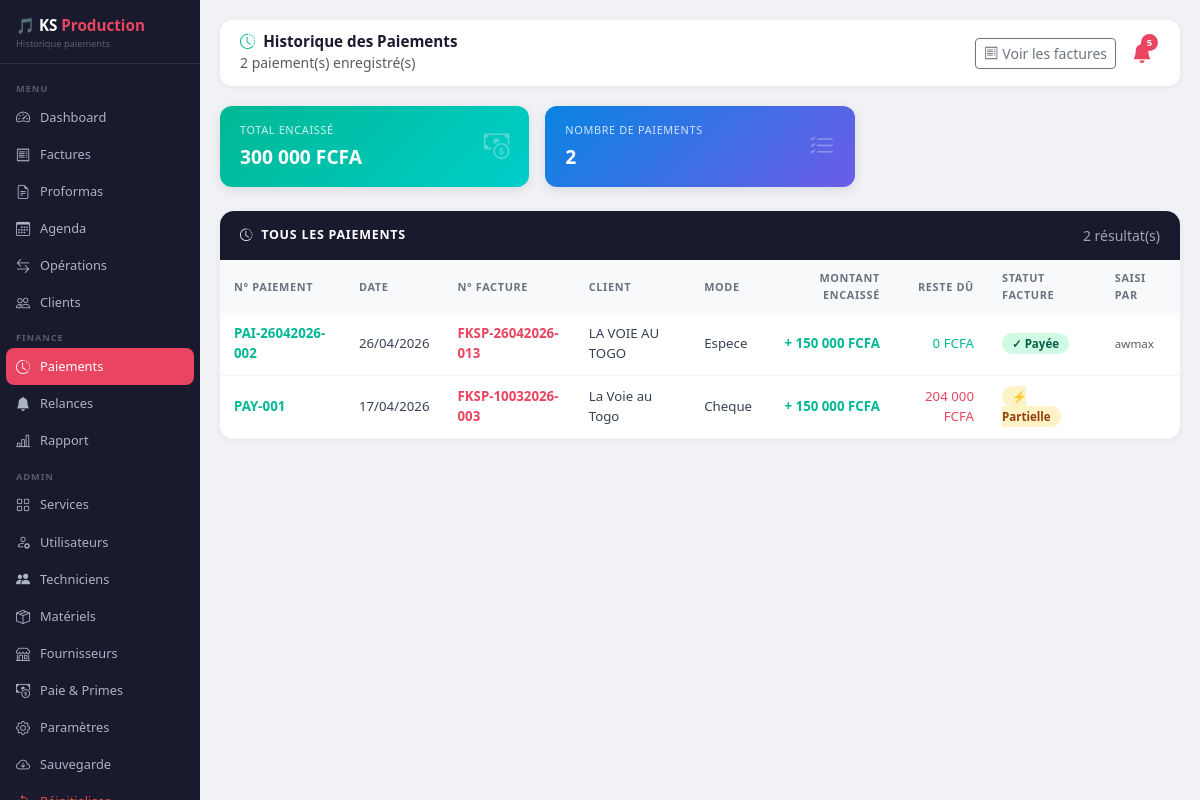
The page /paiements (signed in) on the database as committed earlier.
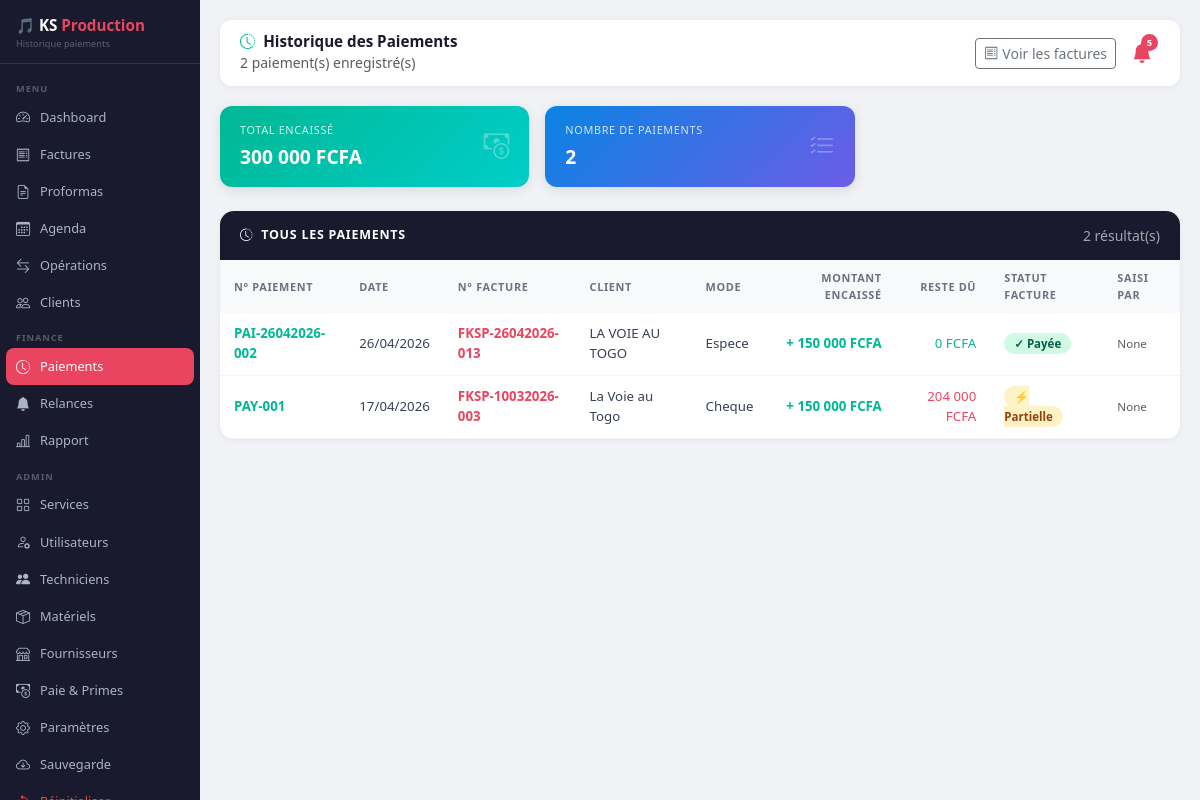
The same page on the database as committed later.
### database.py (models this page shows)
class Paiement(db.Model):
    __tablename__   = 'paiements'
    id              = db.Column(db.Integer, primary_key=True)
    numero          = db.Column(db.String(30), unique=True, nullable=False)
    date            = db.Column(db.DateTime, default=datetime.now)
    facture_id      = db.Column(db.Integer, db.ForeignKey('factures.id'), nullable=False)
    n_facture       = db.Column(db.String(30))
    nom_client      = db.Column(db.String(100))
    montant_facture = db.Column(db.Float, default=0)
    montant_paye    = db.Column(db.Float, default=0)
    reste_du        = db.Column(db.Float, default=0)
    mode_paiement   = db.Column(db.String(50))
    etat_facture    = db.Column(db.String(20))
    notes           = db.Column(db.Text, default='')
    cree_par        = db.Column(db.String(50))
    facture         = db.relationship('Facture', backref=db.backref('paiements', lazy=True))

### app.py (the view)
@app.route('/paiements')
def historique_paiements():
    if 'username' not in session: return redirect(url_for('login'))
    paiements      = Paiement.query.order_by(Paiement.date.desc()).all()
    total_encaisse = sum(p.montant_paye for p in paiements)
    return render_template('historique_paiements.html',
        username=session['username'], role=session['role'],
        paiements=paiements, nb_paiements=len(paiements),
        total_encaisse=f"{total_encaisse:,.0f}".replace(',', ' '),
    )

### templates/historique_paiements.html (shortened to what the changed rows need)
<!DOCTYPE html>
<html lang="fr">
<head>
    <link href="https://cdn.jsdelivr.net/npm/bootstrap@5.3.0/dist/css/bootstrap.min.css" rel="stylesheet">
    <link href="https://cdn.jsdelivr.net/npm/bootstrap-icons@1.10.5/font/bootstrap-icons.css" rel="stylesheet">
</head>
<body>
<div class="main-content">
    <div class="table-card">
        <div class="table-responsive">
            <table class="pai-table">
                <thead>
                    <tr>
                        <th>N° Paiement</th>
                        <th>Date</th>
                        <th>N° Facture</th>
                        <th>Client</th>
                        <th>Mode</th>
                        <th class="text-end">Montant encaissé</th>
                        <th class="text-end">Reste dû</th>
                        <th>Statut facture</th>
                        <th>Saisi par</th>
                    </tr>
                </thead>
                <tbody>
                    {% for p in paiements %}
                    <tr>
                        <td><strong style="color:var(--ks-green);">{{ p.numero }}</strong></td>
                        <td>{{ p.date.strftime('%d/%m/%Y') }}</td>
                        <td style="color:var(--ks-accent); font-weight:600;">{{ p.n_facture }}</td>
                        <td>{{ p.nom_client }}</td>
                        <td>{{ p.mode_paiement }}</td>
                        <td class="text-end fw-bold" style="color:var(--ks-green);">
                            + {{ "{:,.0f}".format(p.montant_paye).replace(',', ' ') }} FCFA
                        </td>
                        <td class="text-end">
                            {% if p.reste_du <= 0 %}
                                <span style="color:var(--ks-green);">0 FCFA</span>
                            {% else %}
                                <span style="color:var(--ks-accent);">{{ "{:,.0f}".format(p.reste_du).replace(',', ' ') }} FCFA</span>
                            {% endif %}
                        </td>
                        <td>
                            {% if p.etat_facture == 'Payer' %}
                                <span class="badge-paye">✓ Payée</span>
                            {% else %}
                                <span class="badge-partiel">⚡ Partielle</span>
                            {% endif %}
                        </td>
                        <td><small class="text-muted">{{ p.cree_par }}</small></td>
                    </tr>
                    {% else %}
                    <tr><td colspan="9" class="empty-td">
                        <i class="bi bi-inbox" style="font-size:2rem; display:block; margin-bottom:8px;"></i>
                        Aucun paiement enregistré
                    </td></tr>
                    {% endfor %}
                </tbody>
            </table>
        </div>
    </div>
</div>
</body>
</html>

Rows that differ between the two databases and show on the page:
changed Paiement "PAI-26042026-002": cree_par "awmax" → "None"
changed Paiement "PAY-001": cree_par (not shown) → "None"
